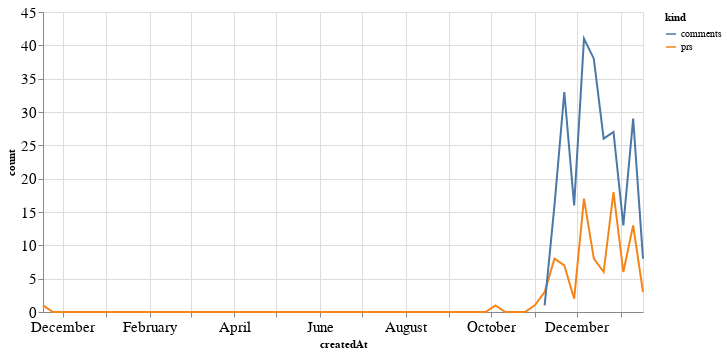

Notebook code for this chart:
### Code cell
alt.Chart(total_time, width=600).mark_line().encode(
    x='createdAt',
    y='count',
    color='kind'
)

### Figure 1 — Vega-Lite specification as saved in the notebook (floating-point values rounded to 4 significant figures)
{"config": {"axisLeft": {"labelFontSize": 15}, "axisBottom": {"labelFontSize": 15}}, "data": {"name": "data-efc6283556ae4f784a661cbbaa5b6513"}, "mark": "line", "encoding": {"color": {"type": "nominal", "field": "kind"}, "x": {"type": "temporal", "field": "createdAt"}, "y": {"type": "quantitative", "field": "count"}}, "width": 600, "$schema": "https://vega.github.io/schema/vega-lite/v4.8.1.json", "datasets": {"data-efc6283556ae4f784a661cbbaa5b6513": [{"createdAt": "2019-11-17T00:00:00", "kind": "prs", "count": 1.0}, {"createdAt": "2019-11-24T00:00:00", "kind": "prs", "count": 0.0}, {"createdAt": "2019-12-01T00:00:00", "kind": "prs", "count": 0.0}, {"createdAt": "2019-12-08T00:00:00", "kind": "prs", "count": 0.0}, {"createdAt": "2019-12-15T00:00:00", "kind": "prs", "count": 0.0}, {"createdAt": "2019-12-22T00:00:00", "kind": "prs", "count": 0.0}, {"createdAt": "2019-12-29T00:00:00", "kind": "prs", "count": 0.0}, {"createdAt": "2020-01-05T00:00:00", "kind": "prs", "count": 0.0}, {"createdAt": "2020-01-12T00:00:00", "kind": "prs", "count": 0.0}, {"createdAt": "2020-01-19T00:00:00", "kind": "prs", "count": 0.0}, {"createdAt": "2020-01-26T00:00:00", "kind": "prs", "count": 0.0}, {"createdAt": "2020-02-02T00:00:00", "kind": "prs", "count": 0.0}, {"createdAt": "2020-02-09T00:00:00", "kind": "prs", "count": 0.0}, {"createdAt": "2020-02-16T00:00:00", "kind": "prs", "count": 0.0}, {"createdAt": "2020-02-23T00:00:00", "kind": "prs", "count": 0.0}, {"createdAt": "2020-03-01T00:00:00", "kind": "prs", "count": 0.0}, {"createdAt": "2020-03-08T00:00:00", "kind": "prs", "count": 0.0}, {"createdAt": "2020-03-15T00:00:00", "kind": "prs", "count": 0.0}, {"createdAt": "2020-03-22T00:00:00", "kind": "prs", "count": 0.0}, {"createdAt": "2020-03-29T00:00:00", "kind": "prs", "count": 0.0}, {"createdAt": "2020-04-05T00:00:00", "kind": "prs", "count": 0.0}, {"createdAt": "2020-04-12T00:00:00", "kind": "prs", "count": 0.0}, {"createdAt": "2020-04-19T00:00:00", "kind": "prs", "count": 0.0}, {"createdAt": "2020-04-26T00:00:00", "kind": "prs", "count": 0.0}, {"createdAt": "2020-05-03T00:00:00", "kind": "prs", "count": 0.0}, {"createdAt": "2020-05-10T00:00:00", "kind": "prs", "count": 0.0}, {"createdAt": "2020-05-17T00:00:00", "kind": "prs", "count": 0.0}, {"createdAt": "2020-05-24T00:00:00", "kind": "prs", "count": 0.0}, {"createdAt": "2020-05-31T00:00:00", "kind": "prs", "count": 0.0}, {"createdAt": "2020-06-07T00:00:00", "kind": "prs", "count": 0.0}, {"createdAt": "2020-06-14T00:00:00", "kind": "prs", "count": 0.0}, {"createdAt": "2020-06-21T00:00:00", "kind": "prs", "count": 0.0}, {"createdAt": "2020-06-28T00:00:00", "kind": "prs", "count": 0.0}, {"createdAt": "2020-07-05T00:00:00", "kind": "prs", "count": 0.0}, {"createdAt": "2020-07-12T00:00:00", "kind": "prs", "count": 0.0}, {"createdAt": "2020-07-19T00:00:00", "kind": "prs", "count": 0.0}, {"createdAt": "2020-07-26T00:00:00", "kind": "prs", "count": 0.0}, {"createdAt": "2020-08-02T00:00:00", "kind": "prs", "count": 0.0}, {"createdAt": "2020-08-09T00:00:00", "kind": "prs", "count": 0.0}, {"createdAt": "2020-08-16T00:00:00", "kind": "prs", "count": 0.0}, {"createdAt": "2020-08-23T00:00:00", "kind": "prs", "count": 0.0}, {"createdAt": "2020-08-30T00:00:00", "kind": "prs", "count": 0.0}, {"createdAt": "2020-09-06T00:00:00", "kind": "prs", "count": 0.0}, {"createdAt": "2020-09-13T00:00:00", "kind": "prs", "count": 0.0}, {"createdAt": "2020-09-20T00:00:00", "kind": "prs", "count": 0.0}, {"createdAt": "2020-09-27T00:00:00", "kind": "prs", "count": 0.0}, {"createdAt": "2020-10-04T00:00:00", "kind": "prs", "count": 1.0}, {"createdAt": "2020-10-11T00:00:00", "kind": "prs", "count": 0.0}, {"createdAt": "2020-10-18T00:00:00", "kind": "prs", "count": 0.0}, {"createdAt": "2020-10-25T00:00:00", "kind": "prs", "count": 0.0}, {"createdAt": "2020-11-01T00:00:00", "kind": "prs", "count": 1.0}, {"createdAt": "2020-11-08T00:00:00", "kind": "prs", "count": 3.0}, {"createdAt": "2020-11-15T00:00:00", "kind": "prs", "count": 8.0}, {"createdAt": "2020-11-22T00:00:00", "kind": "prs", "count": 7.0}, {"createdAt": "2020-11-29T00:00:00", "kind": "prs", "count": 2.0}, {"createdAt": "2020-12-06T00:00:00", "kind": "prs", "count": 17.0}, {"createdAt": "2020-12-13T00:00:00", "kind": "prs", "count": 8.0}, {"createdAt": "2020-12-20T00:00:00", "kind": "prs", "count": 6.0}, {"createdAt": "2020-12-27T00:00:00", "kind": "prs", "count": 18.0}, {"createdAt": "2021-01-03T00:00:00", "kind": "prs", "count": 6.0}, {"createdAt": "2021-01-10T00:00:00", "kind": "prs", "count": 13.0}, {"createdAt": "2021-01-17T00:00:00", "kind": "prs", "count": 3.0}, {"createdAt": "2019-11-17T00:00:00", "kind": "comments", "count": null}, {"createdAt": "2019-11-24T00:00:00", "kind": "comments", "count": null}, {"createdAt": "2019-12-01T00:00:00", "kind": "comments", "count": null}, {"createdAt": "2019-12-08T00:00:00", "kind": "comments", "count": null}, {"createdAt": "2019-12-15T00:00:00", "kind": "comments", "count": null}, {"createdAt": "2019-12-22T00:00:00", "kind": "comments", "count": null}, {"createdAt": "2019-12-29T00:00:00", "kind": "comments", "count": null}, {"createdAt": "2020-01-05T00:00:00", "kind": "comments", "count": null}, {"createdAt": "2020-01-12T00:00:00", "kind": "comments", "count": null}, {"createdAt": "2020-01-19T00:00:00", "kind": "comments", "count": null}, {"createdAt": "2020-01-26T00:00:00", "kind": "comments", "count": null}, {"createdAt": "2020-02-02T00:00:00", "kind": "comments", "count": null}, {"createdAt": "2020-02-09T00:00:00", "kind": "comments", "count": null}, {"createdAt": "2020-02-16T00:00:00", "kind": "comments", "count": null}, {"createdAt": "2020-02-23T00:00:00", "kind": "comments", "count": null}, {"createdAt": "2020-03-01T00:00:00", "kind": "comments", "count": null}, {"createdAt": "2020-03-08T00:00:00", "kind": "comments", "count": null}, {"createdAt": "2020-03-15T00:00:00", "kind": "comments", "count": null}, {"createdAt": "2020-03-22T00:00:00", "kind": "comments", "count": null}, {"createdAt": "2020-03-29T00:00:00", "kind": "comments", "count": null}, {"createdAt": "2020-04-05T00:00:00", "kind": "comments", "count": null}, {"createdAt": "2020-04-12T00:00:00", "kind": "comments", "count": null}, {"createdAt": "2020-04-19T00:00:00", "kind": "comments", "count": null}, {"createdAt": "2020-04-26T00:00:00", "kind": "comments", "count": null}, {"createdAt": "2020-05-03T00:00:00", "kind": "comments", "count": null}, {"createdAt": "2020-05-10T00:00:00", "kind": "comments", "count": null}, {"createdAt": "2020-05-17T00:00:00", "kind": "comments", "count": null}, {"createdAt": "2020-05-24T00:00:00", "kind": "comments", "count": null}, {"createdAt": "2020-05-31T00:00:00", "kind": "comments", "count": null}, {"createdAt": "2020-06-07T00:00:00", "kind": "comments", "count": null}, {"createdAt": "2020-06-14T00:00:00", "kind": "comments", "count": null}, {"createdAt": "2020-06-21T00:00:00", "kind": "comments", "count": null}, {"createdAt": "2020-06-28T00:00:00", "kind": "comments", "count": null}, {"createdAt": "2020-07-05T00:00:00", "kind": "comments", "count": null}, {"createdAt": "2020-07-12T00:00:00", "kind": "comments", "count": null}, {"createdAt": "2020-07-19T00:00:00", "kind": "comments", "count": null}, {"createdAt": "2020-07-26T00:00:00", "kind": "comments", "count": null}, {"createdAt": "2020-08-02T00:00:00", "kind": "comments", "count": null}, {"createdAt": "2020-08-09T00:00:00", "kind": "comments", "count": null}, {"createdAt": "2020-08-16T00:00:00", "kind": "comments", "count": null}, {"createdAt": "2020-08-23T00:00:00", "kind": "comments", "count": null}, {"createdAt": "2020-08-30T00:00:00", "kind": "comments", "count": null}, {"createdAt": "2020-09-06T00:00:00", "kind": "comments", "count": null}, {"createdAt": "2020-09-13T00:00:00", "kind": "comments", "count": null}, {"createdAt": "2020-09-20T00:00:00", "kind": "comments", "count": null}, {"createdAt": "2020-09-27T00:00:00", "kind": "comments", "count": null}, {"createdAt": "2020-10-04T00:00:00", "kind": "comments", "count": null}, {"createdAt": "2020-10-11T00:00:00", "kind": "comments", "count": null}, {"createdAt": "2020-10-18T00:00:00", "kind": "comments", "count": null}, {"createdAt": "2020-10-25T00:00:00", "kind": "comments", "count": null}, {"createdAt": "2020-11-01T00:00:00", "kind": "comments", "count": null}, {"createdAt": "2020-11-08T00:00:00", "kind": "comments", "count": 1.0}, {"createdAt": "2020-11-15T00:00:00", "kind": "comments", "count": 16.0}, {"createdAt": "2020-11-22T00:00:00", "kind": "comments", "count": 33.0}, {"createdAt": "2020-11-29T00:00:00", "kind": "comments", "count": 16.0}, {"createdAt": "2020-12-06T00:00:00", "kind": "comments", "count": 41.0}, {"createdAt": "2020-12-13T00:00:00", "kind": "comments", "count": 38.0}, {"createdAt": "2020-12-20T00:00:00", "kind": "comments", "count": 26.0}, {"createdAt": "2020-12-27T00:00:00", "kind": "comments", "count": 27.0}, {"createdAt": "2021-01-03T00:00:00", "kind": "comments", "count": 13.0}, {"createdAt": "2021-01-10T00:00:00", "kind": "comments", "count": 29.0}, {"createdAt": "2021-01-17T00:00:00", "kind": "comments", "count": 8.0}]}}
